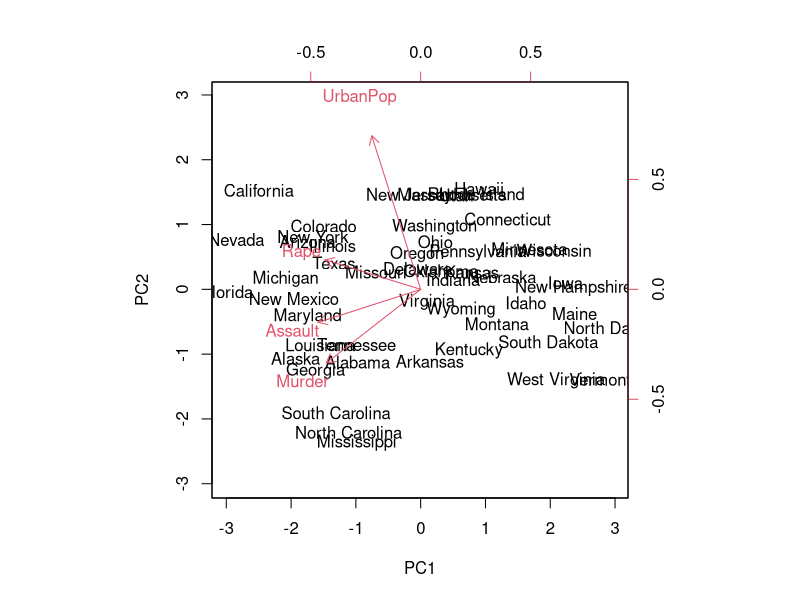

Here is the R script that generated this plot: (Note: this script raises an error after producing the figure.)
### LAB 1 ----

library(data.table)

## QUESTION 04 ----
set.seed(1)

dt <- data.table(USArrests)
states <- row.names(USArrests)
states
names(dt)
str(dt)
apply(dt, 2, mean)
apply(dt, 2, var)

# Since means and variances are very high 
# and different among the attributes, scaling
# has to be used

pr.out <- prcomp(USArrests, scale = TRUE)
names(pr.out)

pr.out$center
pr.out$scale
pr.out$rotation

dim(pr.out$x)

# we can plot the first two principal components 
# as follows
biplot(pr.out, scale = 0)
dt[abs(x1) < 2 & abs(x2) <10 , y := 2]
dt[is.na(y), y := 1]

# since pc are only unique up to a sign change
pr.out$rotation <- -pr.out$rotation
pr.out$x <- -pr.out$x
biplot(pr.out, scale = 0)

pr.out$sdev
pr.var <- pr.out$sdev^2
pr.var

# percentage of variance explained
pve <- pr.var/sum(pr.var)
pve

# ploting that percentage and the cummulative
# percentage

par(mfrow = c(1,2))
plot(pve,
     xlab = "Principal Component",
     ylab = "Proportion of Variance Explained",
     ylim = c(0,1), type = 'b')
plot(cumsum(pve),
     xlab = "Principal Component",
     ylab = "Cumulative Proportion of Variance Explained",
     ylim = c(0,1), type = 'b')


### LAB 2 ----

require(data.table)
par(mfrow = c(1,1))

# 10.5.1 K-Means Clustering ----

set.seed(2)
x <- matrix(rnorm(50*2), ncol = 2)
x[1:25, 1] <- x[1:25, 1]+3
x[1:25, 2] <- x[1:25, 2]-4
plot(x)

km.out <- kmeans(x, 2, nstart = 20)
km.out$cluster
plot(x, 
     col = (km.out$cluster+1), 
     main = "K-means Clustering Results with K = 2",
     xlab = "",
     ylab = "",
     pch = 20,
     cex = 2)
points(km.out$centers, col = "black")

km.out <- kmeans(x, 3, nstart = 20)
km.out$cluster
plot(x, 
     col = (km.out$cluster+1), 
     main = "K-means Clustering Results with K = 2",
     xlab = "",
     ylab = "",
     pch = 20,
     cex = 2)

set.seed(3)
km.out <- kmeans(x, 3, nstart = 1)
km.out$tot.withinss
km.out <- kmeans(x, 3, nstart = 20)
km.out$tot.withinss
# higher nstart avoids local minimun 

# 10.5.2 Hierarchical Clustering ----

hc.complete <- hclust(dist(x), method = "complete")
hc.average <- hclust(dist(x), method = "average")
hc.single <- hclust(dist(x), method = "single")

par(mfrow = c(1,3))
plot(hc.complete, main = "Complete Linkage",
xlab = "", sub = "", cex = 0.9)
plot(hc.average, main = "Average Linkage",
xlab = "", sub = "", cex = 0.9)
plot(hc.single, main = "Single Linkage",
xlab = "", sub = "", cex = 0.9)
